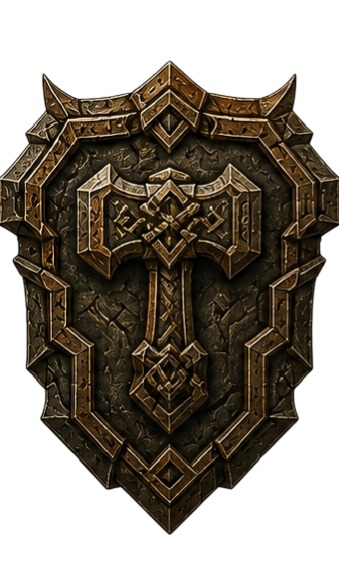
#> input picture images/ui/Dwarf.png, 339 x 585 px; its folder holds only this picture in this run
$ python optimize_art.py
#> lines starting #> are read from the running program, lines starting #| are printed output that depends on the picture
#!/usr/bin/env python3
"""Пережать PNG интерфейса без видимой потери качества.

Зачем. Значки интерфейса весили по 135 КБ штука при размере 250x270 — это
PNG-32 без всякой обработки, а показываются они по 20-66 пикселей. На телефоне
такой набор не успевает прийти к моменту открытия вкладки, и она «дорисовывается
по мере необходимости»: сначала текст, потом значки один за другим. Ровно это и
заметил автор.

Как. Палитра на 256 цветов (FASTOCTREE, с альфой) — для рисованной графики с
ограниченным набором тонов это даёт 5-6 крат и на глаз не отличается. Но верить
этому на слово нельзя, поэтому каждый файл ПРОВЕРЯЕТСЯ: считается средняя
абсолютная ошибка по всем каналам, и если она выше порога — файл остаётся как
был. Ни один кадр не портится молча.

Запуск: python3 tools/optimize_art.py [папка ...]   (по умолчанию images/ui)
"""
from PIL import Image, ImageChops
import os, sys, glob, statistics

# Ошибку меряем НА РАЗМЕРЕ ПОКАЗА, а не в полном разрешении. Разница
# принципиальная: в полном размере львиную долю ошибки даёт дизеринг на
# полупрозрачных кромках, которого при уменьшении в четыре раза не остаётся и
# следа. Значок в 250 пикселей показывается по 20-66 — судить надо по тому, что
# видит глаз, иначе порог отвергает файлы, отличить которые невозможно.
VIEW_PX = 64         # характерный размер показа
MAX_MAE_VIEW = 2.0   # средняя ошибка на канал при показе (0..255)
MAX_MAE_FULL = 8.0   # страховка: совсем грубую потерю не пропускаем и так
MIN_GAIN = 1.15      # меньше 15% выигрыша — не стоит и переписывать


def mae(a, b):
    diff = ImageChops.difference(a.convert("RGBA"), b.convert("RGBA"))
    hist = diff.histogram()
    total = 0.0
    n = 0
    for ch in range(4):                      # R,G,B,A по 256 корзин каждый
        base = ch * 256
        for v in range(256):
            c = hist[base + v]
            total += c * v
            n += c
    return total / max(1, n)


def process(path):
#> called with path = 'images/ui/Dwarf.png'
    before = os.path.getsize(path)
    im = Image.open(path)
#> im is the input picture: PIL image 339x585 RGBA; mean R, G, B, A 32, 25.2, 15.3, 144.2
    if im.mode not in ("RGBA", "RGB", "P", "LA", "L"):
        return before, before, "пропуск (режим %s)" % im.mode
    rgba = im.convert("RGBA")
    q = rgba.quantize(colors=256, method=Image.FASTOCTREE)
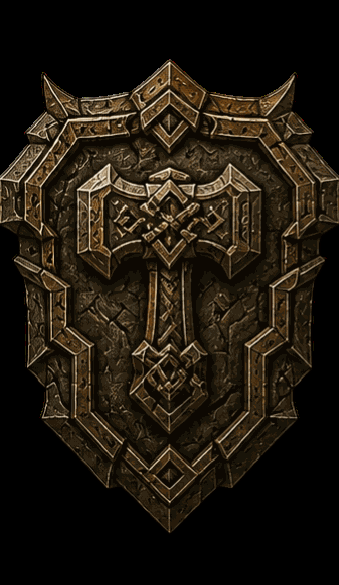
#> q: PIL image 339x585 P; mean R, G, B 31.7, 24.8, 15
    tmp = path + ".tmp"
    q.save(tmp, format="PNG", optimize=True)
    after = os.path.getsize(tmp)
    def shrink(img):
        c = img.convert("RGBA").copy()
        c.thumbnail((VIEW_PX, VIEW_PX), Image.LANCZOS)
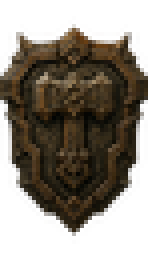
#> c: PIL image 37x64 RGBA (shown 4 times larger); mean R, G, B, A 36.6, 28.5, 17.3, 144.3; transparent parts drawn white
        return c
    err_view = mae(shrink(rgba), shrink(q))
#> in mae, `hist = diff.histogram()`: hist = 1024 values, max 1353 at index 256, min 0 at index 13, mean 9.25
#> after the loop in mae, `for ch in range(4):`: n = 9472; total = 10473
#> err_view = 1.11
    err_full = mae(rgba, q)
#> err_full = 1.91
    gain = before / max(1, after)
    if err_view > MAX_MAE_VIEW or err_full > MAX_MAE_FULL or gain < MIN_GAIN:
        os.remove(tmp)
        return before, before, "оставлен (на показе %.2f, полная %.2f, выигрыш %.2fx)" % (err_view, err_full, gain)
    os.replace(tmp, path)
    return before, after, "на показе %.2f" % err_view


dirs = sys.argv[1:] or ["images/ui"]
grand_b = grand_a = 0
for d in dirs:
    files = sorted(glob.glob(os.path.join(d, "*.png")))
    tb = ta = 0
    kept = []
    for f in files:
        b, a, note = process(f)
#> b = 316089; a = 53574; note = 'на показе 1.11'
        tb += b; ta += a
#> after `tb += b`: tb = 316089
#> after `ta += a`: ta = 53574
        if b == a:
            kept.append("%s — %s" % (os.path.basename(f), note))
    grand_b += tb; grand_a += ta
#> after `grand_b += tb`: grand_b = 316089
#> after `grand_a += ta`: grand_a = 53574
    print("%-20s %3d файлов: %6.1f МБ -> %6.1f МБ (%.1fx)"
          % (d, len(files), tb / 1048576, ta / 1048576, tb / max(1, ta)))
#| images/ui              1 файлов:    0.3 МБ ->    0.1 МБ (5.9x)
    for k in kept:
        print("   не тронут: " + k)
if len(dirs) > 1:
    print("итого: %.1f МБ -> %.1f МБ (%.1fx)" % (grand_b / 1048576, grand_a / 1048576, grand_b / max(1, grand_a)))
